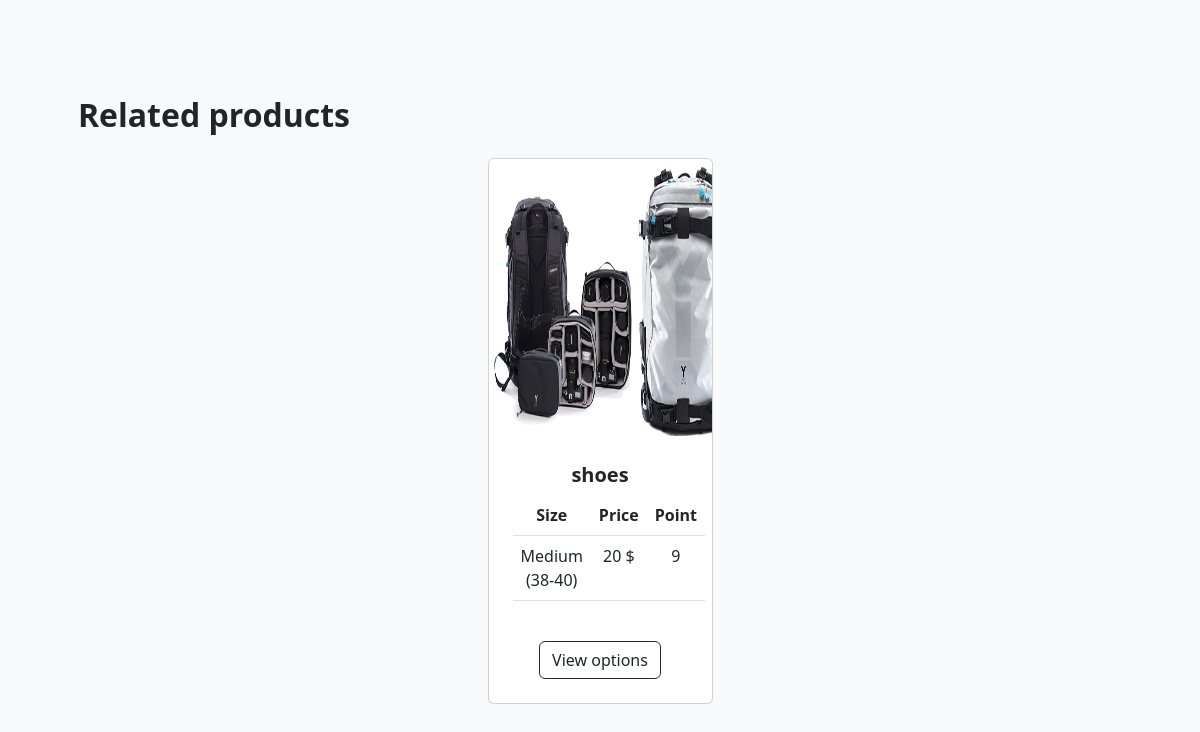
The app's page /PhpSchool/HomePage/relateItem.php?proId=32 with its own data.
### tables this page shows
CREATE TABLE `tbl_adventure` (
  `pro_id` int(11) NOT NULL,
  `pro_name` varchar(50) NOT NULL,
  `img` text NOT NULL,
  `size` varchar(50) NOT NULL,
  `point` int(50) NOT NULL,
  `price` int(50) NOT NULL,
  `type_product` varchar(50) NOT NULL,
  `des` varchar(250) NOT NULL
);

CREATE TABLE `tbl_item` (
  `pro_id` int(11) NOT NULL,
  `pro_menu` varchar(50) NOT NULL,
  `img` text NOT NULL,
  `size` varchar(50) NOT NULL,
  `price` int(50) NOT NULL,
  `point` int(50) NOT NULL
);

### PhpSchool/HomePage/relateItem.php (the view, shortened to what this page needs)
<!DOCTYPE html>
<html lang="en">
    <head>
        <link href="https://cdn.jsdelivr.net/npm/bootstrap-icons@1.5.0/font/bootstrap-icons.css" rel="stylesheet" />
        <link href="css/styles.css" rel="stylesheet" />
    </head>
    <body>
        <section class="py-5 bg-light">
            <div class="container px-4 px-lg-5 mt-5">
                <h2 class="fw-bolder mb-4">Related products</h2>
                <div class="row gx-4 gx-lg-5 row-cols-2 row-cols-md-3 row-cols-xl-4 justify-content-center">
                <?php
                    include_once('../AdminPage/config.php');
                    $id = isset($_REQUEST['proId']) ? $_REQUEST['proId'] : '';
                    $query = "SELECT tbl_adventure.*, tbl_item.*
                            FROM tbl_adventure
                            JOIN tbl_item ON tbl_adventure.pro_id = tbl_item.pro_menu
                            WHERE tbl_adventure.pro_id = '$id'";
                    $result = mysqli_query($con, $query);
                    if ($result) {
                        while ($row = mysqli_fetch_array($result)) {
                            ?>
                            <div class="col mb-5">
                        <div class="card h-100">
                            <img class="card-img-top" src="../images/<?php echo $row['img']; ?>" alt="..." height="280px"/>
                            <div class="card-body p-4">
                                <div class="text-center">
                                    <h5 class="fw-bolder"><?php echo $row['pro_name'] ?></h5>
                                    <table class="table">
                                        <thead>
                                            <tr>
                                                <th width="100px">Size</th>
                                                <th>Price</th>
                                                <th>Point</th>
                                            </tr>
                                        </thead>
                                        <tbody>
                                                <tr>
                                                    <td><?php echo $row['size'];?></td>
                                                    <td><?php echo $row['price']; ?> $</td>
                                                    <td><?php echo $row['point']; ?></td>
                                                </tr>
                                        </tbody>
                                    </table>
                                </div>
                            </div>
                            <div class="card-footer p-4 pt-0 border-top-0 bg-transparent">
                                <div class="text-center"><a class="btn btn-outline-dark mt-auto" href="#">View options</a></div>
                            </div>
                        </div>
                    </div>
                    <?php
                        }
                    } else {
                        echo "Query failed: " . mysqli_error($con);
                    }
                    ?>
                </div>
            </div>
        </section>
    </body>
    </html>

### records on screen
tbl_adventure: tbl_item.img (picture), pro_name "shoes", tbl_item.size "Medium (38-40)", tbl_item.price "20", tbl_item.point "9"
